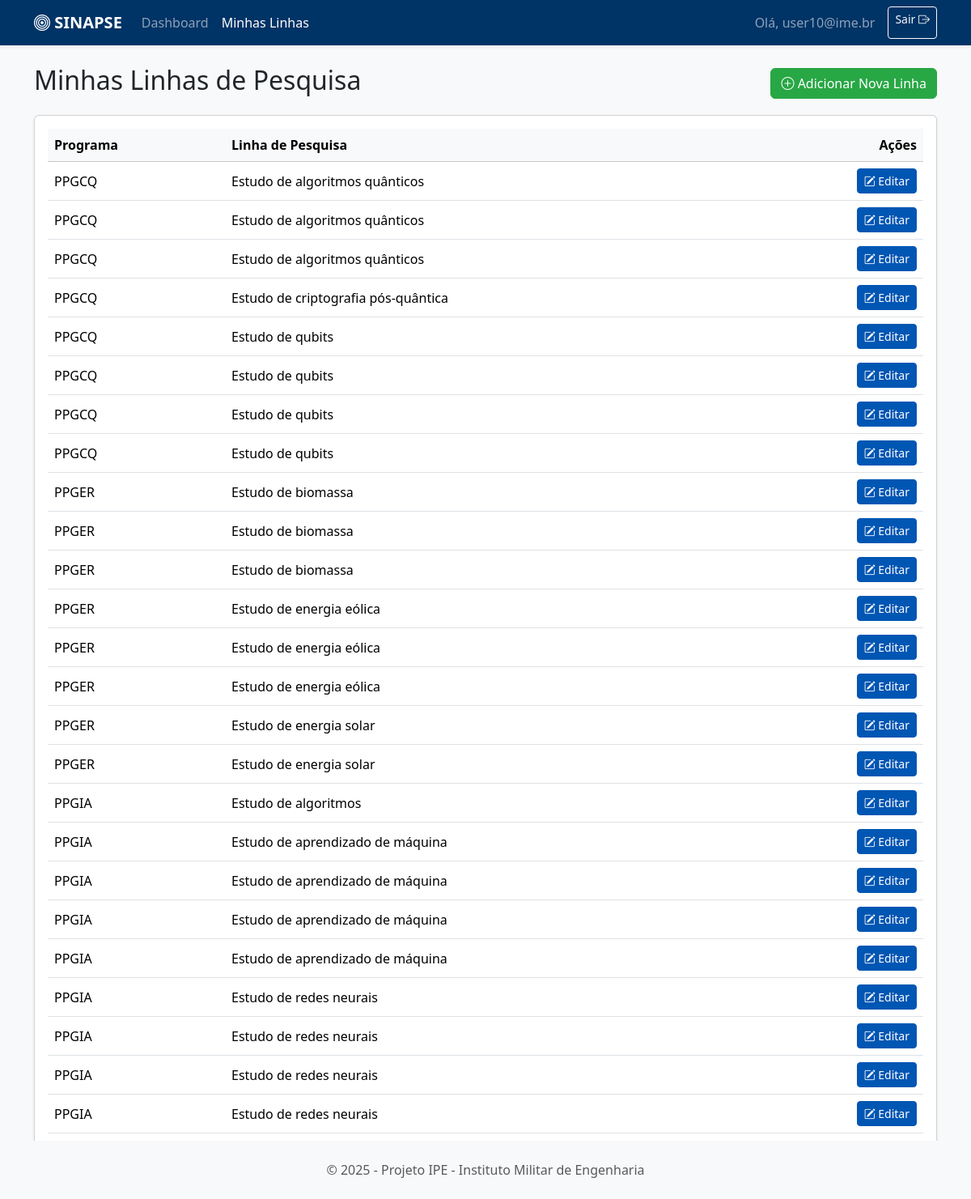
/linhas (signed in), run on the app's committed database.
### tables this page shows
CREATE TABLE linha_ime (
            id INTEGER PRIMARY KEY AUTOINCREMENT, programa TEXT, linha TEXT, descricao TEXT, 
            emails_contato TEXT, embedding BLOB, user_id INTEGER,
            FOREIGN KEY (user_id) REFERENCES users (id)
        );

### app.py (the view)
@app.route('/linhas')
@login_required
def listar_linhas():
    user_id = session['user_id']
    df_linhas = motor.get_linhas_by_user(user_id)
    return render_template('linhas.html', linhas=df_linhas.to_dict(orient='records'))

### app.py (called while the page is built)
def login_required(f):
    @wraps(f)
    def decorated_function(*args, **kwargs):
        if 'user_id' not in session:
            flash("Você precisa fazer login para acessar esta página.", "warning")
            return redirect(url_for('login'))
        return f(*args, **kwargs)
    return decorated_function

### motor_ia.py (called while the page is built)
    def get_linhas_by_user(self, user_id):
        df = pd.read_sql(f"SELECT * FROM linha_ime WHERE user_id = {user_id}", self.engine)
        return df.sort_values(by=['programa', 'linha'])

### templates/linhas.html (shortened to what this page needs)
{% extends "base.html" %}
{% block content %}
<div class="d-flex justify-content-between align-items-center mb-3">
    <h2>Minhas Linhas de Pesquisa</h2>
    <a href="{{ url_for('adicionar_linha') }}" class="btn btn-success">
        <i class="bi bi-plus-circle"></i> Adicionar Nova Linha
    </a>
</div>
<div class="card shadow-sm">
    <div class="card-body">
        <div class="table-responsive">
            <table class="table table-hover align-middle">
                <thead class="table-light">
                    <tr>
                        <th>Programa</th>
                        <th>Linha de Pesquisa</th>
                        <th class="text-end">Ações</th>
                    </tr>
                </thead>
                <tbody>
                    {% for linha in linhas %}
                    <tr>
                        <td>{{ linha.programa }}</td>
                        <td>{{ linha.linha }}</td>
                        <td class="text-end">
                            <a href="{{ url_for('editar_linha', linha_id=linha.id) }}" class="btn btn-sm btn-primary">
                                <i class="bi bi-pencil-square"></i> Editar
                            </a>
                        </td>
                    </tr>
                    {% else %}
                    <tr>
                        <td colspan="3" class="text-center text-muted p-4">Você ainda não cadastrou nenhuma linha de pesquisa. Clique em "Adicionar Nova Linha" para começar.</td>
                    </tr>
                    {% endfor %}
                </tbody>
            </table>
        </div>
    </div>
</div>
{% endblock %}

### templates/base.html (shortened to what this page needs)
<!DOCTYPE html>
<html lang="pt-BR">
<head>
    <link href="https://cdn.jsdelivr.net/npm/bootstrap@5.3.3/dist/css/bootstrap.min.css" rel="stylesheet">
    <link rel="stylesheet" href="https://cdn.jsdelivr.net/npm/bootstrap-icons@1.11.3/font/bootstrap-icons.min.css">
</head>
<body>
    <nav class="navbar navbar-expand-lg navbar-dark shadow-sm">
        <div class="container">
            <a class="navbar-brand fw-bold" href="{{ url_for('home') }}">
                <i class="bi bi-bullseye"></i> SINAPSE
            </a>
            <div class="collapse navbar-collapse" id="navbarNav">
                <ul class="navbar-nav me-auto mb-2 mb-lg-0">
                    <li class="nav-item">
                        <a class="nav-link {% if request.endpoint == 'home' %}active{% endif %}" href="{{ url_for('home') }}">Dashboard</a>
                    </li>
                    {% if session.user_id %}
                    <li class="nav-item">
                        <a class="nav-link {% if 'linha' in request.endpoint %}active{% endif %}" href="{{ url_for('listar_linhas') }}">Minhas Linhas</a>
                    </li>
                    {% endif %}
                </ul>
                <div class="d-flex">
                    {% if session.user_id %}
                        <span class="navbar-text me-3">Olá, {{ session.user_email }}</span>
                        <a href="{{ url_for('logout') }}" class="btn btn-outline-light btn-sm">Sair <i class="bi bi-box-arrow-right"></i></a>
                    {% else %}
                        <a href="{{ url_for('login') }}" class="btn btn-outline-light btn-sm">Login <i class="bi bi-box-arrow-in-right"></i></a>
                    {% endif %}
                </div>
            </div>
        </div>
    </nav>
    <main class="container mt-4 mb-5">
        {% block content %}{% endblock %}
    </main>
    <footer class="text-center text-muted py-4 mt-auto bg-light fixed-bottom">
        <p class="mb-0">&copy; 2025 - Projeto IPE - Instituto Militar de Engenharia</p>
    </footer>
</body>
</html>

### templates/base.html (style rules this page uses)
body { background-color: #f8f9fa; }
.navbar-dark { background-color: #003366; }
.btn-success { background-color: #28a745; border-color: #28a745; }
.btn-primary { background-color: #0056b3; border-color: #0056b3; }

### data on the page
linha_ime: programa "PPGCQ", linha "Estudo de algoritmos quânticos"
linha_ime: programa "PPGCQ", linha "Estudo de algoritmos quânticos"
linha_ime: programa "PPGCQ", linha "Estudo de algoritmos quânticos"
linha_ime: programa "PPGCQ", linha "Estudo de criptografia pós-quântica"
linha_ime: programa "PPGCQ", linha "Estudo de qubits"
linha_ime: programa "PPGCQ", linha "Estudo de qubits"
linha_ime: programa "PPGCQ", linha "Estudo de qubits"
linha_ime: programa "PPGCQ", linha "Estudo de qubits"
linha_ime: programa "PPGER", linha "Estudo de biomassa"
linha_ime: programa "PPGER", linha "Estudo de biomassa"
linha_ime: programa "PPGER", linha "Estudo de biomassa"
linha_ime: programa "PPGER", linha "Estudo de energia eólica"
linha_ime: programa "PPGER", linha "Estudo de energia eólica"
linha_ime: programa "PPGER", linha "Estudo de energia eólica"
linha_ime: programa "PPGER", linha "Estudo de energia solar"
linha_ime: programa "PPGER", linha "Estudo de energia solar"
linha_ime: programa "PPGIA", linha "Estudo de algoritmos"
linha_ime: programa "PPGIA", linha "Estudo de aprendizado de máquina"
linha_ime: programa "PPGIA", linha "Estudo de aprendizado de máquina"
linha_ime: programa "PPGIA", linha "Estudo de aprendizado de máquina"
linha_ime: programa "PPGIA", linha "Estudo de aprendizado de máquina"
linha_ime: programa "PPGIA", linha "Estudo de redes neurais"
linha_ime: programa "PPGIA", linha "Estudo de redes neurais"
linha_ime: programa "PPGIA", linha "Estudo de redes neurais"
linha_ime: programa "PPGIA", linha "Estudo de redes neurais"

### other printed values
{{ session.user_email }} "user10@ime.br"
